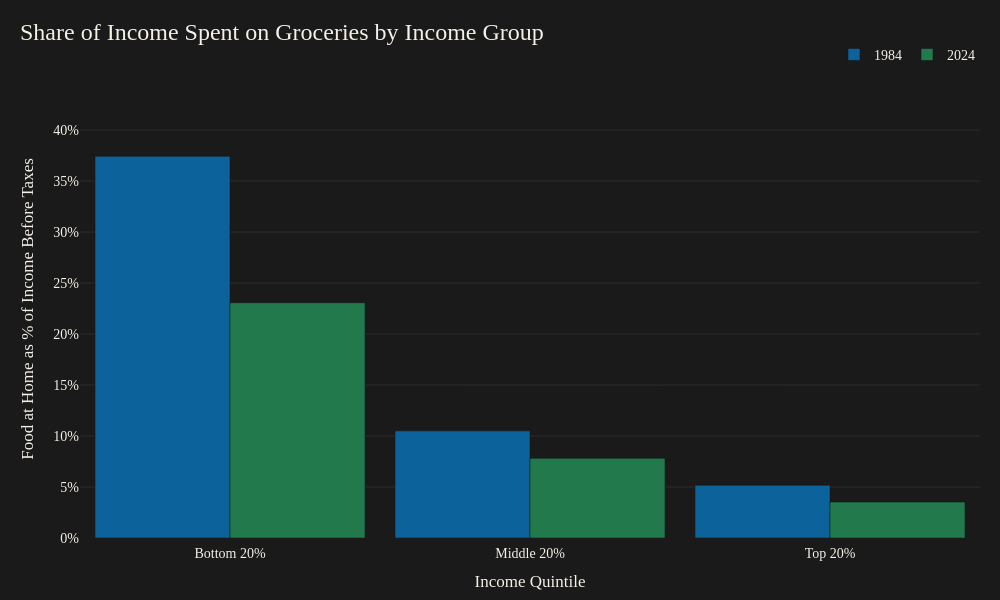

Source (notebook cell):
### Code cell
## compare food spending between 2 years across incomes 

years_to_compare = [1984, 2024]
quintiles = ["Bottom 20%", "Middle 20%", "Top 20%"]

# get values for each category 
ratios = {"Bottom 20%": bottom,
          "Middle 20%": middle,
          "Top 20%": top}
values_1984 = [ratios[q][0] for q in quintiles]
values_2024 = [ratios[q].iloc[-1] for q in quintiles]

# plot
fig = go.Figure()

fig.add_trace(go.Bar(
    name="1984",
    x=quintiles,
    y=values_1984,
    marker_color="#0c629b",
    hovertemplate="1984<br>%{x}<br>%{y}<extra></extra>"
))

fig.add_trace(go.Bar(
    name="2024",
    x=quintiles,
    y=values_2024,
    marker_color='#22794c',
    hovertemplate="2024<br>%{x}<br>%{y}<extra></extra>"
))

fig.update_layout(
    width=1000, 
    height=600,
    template="plotly_dark",

    title=dict(
        text="Share of Income Spent on Groceries by Income Group",
        x=0.02,
        xanchor="left",
        font=dict(
            family="Playfair Display",
            size=24
        )
    ),

    font=dict(
        family="Source Sans 3",
        color="#f5f0e8",
        size=14
    ),

    paper_bgcolor="#1a1a1a",
    plot_bgcolor="#1a1a1a",

    margin=dict(l=80, r=20, t=80, b=60),

    barmode="group",
    xaxis=dict(
        title="Income Quintile",
        showgrid=False,
        tickfont=dict(size=14),
        zeroline=False,
        ticklabelstandoff=5
    ),

    yaxis=dict(
        title="Food at Home as % of Income Before Taxes",
        tickfont=dict(size=14),
        gridcolor="rgba(255,255,255,0.08)",
        zeroline=False,
        ticksuffix="%",
        range=[0, max(values_1984 + values_2024) * 1.2]
    ),
   
    legend=dict(
        orientation="h", 
        yanchor="bottom", 
        y=1.02, 
        xanchor="right", 
        x=1
    ),

    bargap=0.1,
    bargroupgap=0
)

fig.show()

### Figure 1 — Plotly figure (JSON) as saved in the notebook; plotly's stock layout.template omitted (floating-point values rounded to 4 significant figures)
{"data": [{"hovertemplate": "1984<br>%{x}<br>%{y}<extra></extra>", "marker": {"color": "#0c629b"}, "name": "1984", "type": "bar", "x": ["Bottom 20%", "Middle 20%", "Top 20%"], "y": [37.43, 10.51, 5.177]}, {"hovertemplate": "2024<br>%{x}<br>%{y}<extra></extra>", "marker": {"color": "#22794c"}, "name": "2024", "type": "bar", "x": ["Bottom 20%", "Middle 20%", "Top 20%"], "y": [23.07, 7.815, 3.53]}], "layout": {"bargap": 0.1, "bargroupgap": 0, "barmode": "group", "font": {"color": "#f5f0e8", "family": "Source Sans 3", "size": 14}, "height": 600, "legend": {"orientation": "h", "x": 1, "xanchor": "right", "y": 1.02, "yanchor": "bottom"}, "margin": {"b": 60, "l": 80, "r": 20, "t": 80}, "paper_bgcolor": "#1a1a1a", "plot_bgcolor": "#1a1a1a", "title": {"font": {"family": "Playfair Display", "size": 24}, "text": "Share of Income Spent on Groceries by Income Group", "x": 0.02, "xanchor": "left"}, "width": 1000, "xaxis": {"showgrid": false, "tickfont": {"size": 14}, "ticklabelstandoff": 5, "title": {"text": "Income Quintile"}, "zeroline": false}, "yaxis": {"gridcolor": "rgba(255,255,255,0.08)", "range": [0, 44.91], "tickfont": {"size": 14}, "ticksuffix": "%", "title": {"text": "Food at Home as % of Income Before Taxes"}, "zeroline": false}}}
